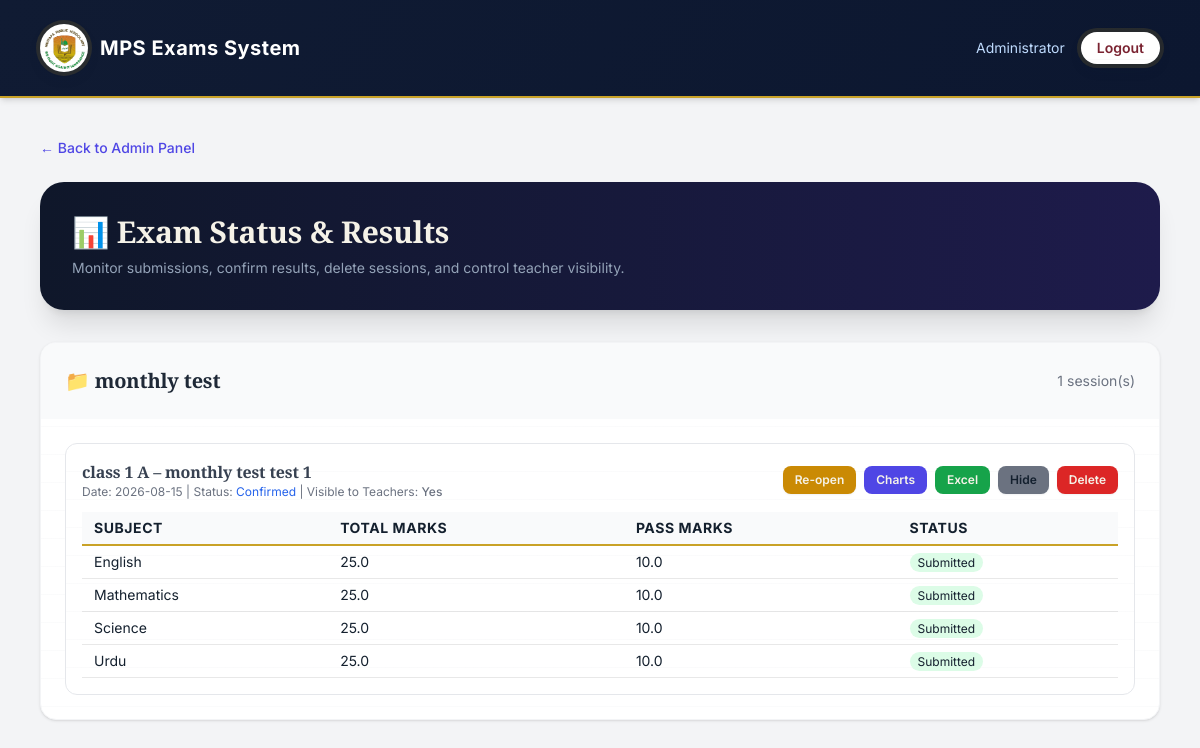
The app's page /admin/exam-status (signed in) with its own data.
### tables this page shows
CREATE TABLE exam_sessions (
            id INTEGER PRIMARY KEY AUTOINCREMENT,
            class_id INTEGER NOT NULL,
            test_type_id INTEGER NOT NULL,
            test_number TEXT NOT NULL,
            conduct_date TEXT NOT NULL,
            syllabus TEXT NOT NULL DEFAULT '',
            status TEXT NOT NULL DEFAULT 'open',
            created_at TEXT NOT NULL DEFAULT (datetime('now')), is_visible INTEGER NOT NULL DEFAULT 1,
            FOREIGN KEY (class_id) REFERENCES classes(id),
            FOREIGN KEY (test_type_id) REFERENCES test_types(id)
        );

CREATE TABLE test_types (
            id INTEGER PRIMARY KEY AUTOINCREMENT,
            name TEXT UNIQUE NOT NULL
        );

CREATE TABLE classes (
            id INTEGER PRIMARY KEY AUTOINCREMENT,
            name TEXT UNIQUE NOT NULL
        );

CREATE TABLE exam_session_subjects (
            id INTEGER PRIMARY KEY AUTOINCREMENT,
            session_id INTEGER NOT NULL,
            subject_id INTEGER NOT NULL,
            teacher_email TEXT NOT NULL DEFAULT '',
            total_marks REAL NOT NULL,
            passing_marks REAL NOT NULL DEFAULT 0,
            submitted INTEGER NOT NULL DEFAULT 0, syllabus TEXT DEFAULT '',
            FOREIGN KEY (session_id) REFERENCES exam_sessions(id),
            FOREIGN KEY (subject_id) REFERENCES subjects(id)
        );

CREATE TABLE subjects (
            id INTEGER PRIMARY KEY AUTOINCREMENT,
            name TEXT UNIQUE NOT NULL
        , default_total_marks REAL DEFAULT 25, default_passing_marks REAL DEFAULT 10, default_direction TEXT DEFAULT 'auto');

### routers/admin.py (the view)
@router.get("/admin/exam-status", response_class=HTMLResponse)
def admin_exam_status(request: Request):
    user = require_admin(request)
    conn = get_db()
    session_rows = conn.execute("""
        SELECT es.*, c.name as class_name, tt.name as test_type_name
        FROM exam_sessions es
        JOIN classes c ON c.id = es.class_id
        JOIN test_types tt ON tt.id = es.test_type_id
        ORDER BY es.conduct_date DESC
    """).fetchall()
    sessions = []
    for sess in session_rows:
        subjects = conn.execute("""
            SELECT ess.*, s.name as subject_name
            FROM exam_session_subjects ess
            JOIN subjects s ON s.id = ess.subject_id
            WHERE ess.session_id = ?
        """, (sess["id"],)).fetchall()
        sess_dict = dict(sess)
        sess_dict["subjects"] = [dict(s) for s in subjects]
        sessions.append(sess_dict)
    conn.close()
    return templates.TemplateResponse("admin_exam_status.html", {
        "request": request,
        "user": user,
        "sessions": sessions,
    })

### templates/admin_exam_status.html (shortened to what this page needs)
{% extends "base.html" %}
{% block main_class %}max-w-6xl mx-auto px-4 py-10{% endblock %}
{% block content %}
<div class="mb-6">
  <a href="/admin" class="text-indigo-600 text-sm hover:underline flex items-center gap-1 font-medium">← Back to Admin Panel</a>
</div>
<div class="mb-8 bg-gradient-to-r from-slate-900 to-indigo-950 rounded-3xl p-8 shadow-xl text-white">
  <h1 class="text-3xl font-extrabold">📊 Exam Status & Results</h1>
  <p class="text-slate-400 text-sm mt-2">Monitor submissions, confirm results, delete sessions, and control teacher visibility.</p>
</div>
{% set msg = request.query_params.get("msg") %}
{% set grouped = {} %}
{% for session in sessions %}
  {% set type = session.test_type_name %}
  {% if type not in grouped %}
    {% set _ = grouped.update({type: []}) %}
  {% endif %}
  {% set _ = grouped[type].append(session) %}
{% endfor %}
{% for type, session_list in grouped.items() %}
<div class="bg-white rounded-2xl shadow mb-6 overflow-hidden border border-gray-100">
  <div class="flex justify-between items-center p-6 bg-gray-50 cursor-pointer" onclick="this.parentElement.querySelector('.accordion-body').classList.toggle('hidden')">
    <h2 class="text-xl font-bold text-gray-800">📁 {{ type }}</h2>
    <span class="text-sm text-gray-500">{{ session_list|length }} session(s)</span>
  </div>
  <div class="accordion-body p-6">
    {% for session in session_list %}
    <div class="border border-gray-200 rounded-xl p-4 mb-4 last:mb-0 bg-white">
      <div class="flex flex-wrap justify-between items-center gap-3 mb-3">
        <div>
          <h3 class="font-semibold text-gray-700">{{ session.class_name }} – {{ session.test_type_name }} {{ session.test_number }}</h3>
          <p class="text-xs text-gray-500">Date: {{ session.conduct_date }} | Status:
            {% if session.status == 'open' %}<span class="text-green-600">Open</span>
            {% elif session.status == 'confirmed' %}<span class="text-blue-600">Confirmed</span>
            {% else %}<span>{{ session.status }}</span>{% endif %}
            | Visible to Teachers:
            <span class="font-medium">{{ 'Yes' if session.is_visible else 'No' }}</span>
          </p>
        </div>
        <div class="flex flex-wrap gap-2">
          {% if session.status == 'open' %}
          <form method="post" action="/admin/exam-status/confirm/{{ session.id }}">
            <button class="bg-blue-600 hover:bg-blue-700 text-white text-xs font-semibold px-3 py-1.5 rounded-lg">Confirm</button>
          </form>
          {% else %}
          <form method="post" action="/admin/exam-status/reopen/{{ session.id }}">
            <button class="bg-yellow-600 hover:bg-yellow-700 text-white text-xs font-semibold px-3 py-1.5 rounded-lg">Re-open</button>
          </form>
          {% endif %}
          <a href="/admin/exam-session/{{ session.id }}/charts" class="bg-indigo-600 hover:bg-indigo-700 text-white text-xs font-semibold px-3 py-1.5 rounded-lg">Charts</a>
          <a href="/admin/exam-session/{{ session.id }}/export" class="bg-green-600 hover:bg-green-700 text-white text-xs font-semibold px-3 py-1.5 rounded-lg">Excel</a>
          <form method="post" action="/admin/exam-session/{{ session.id }}/toggle-visibility" class="inline">
            <button type="submit" class="bg-gray-500 hover:bg-gray-600 text-white text-xs font-semibold px-3 py-1.5 rounded-lg">
              {{ 'Hide' if session.is_visible else 'Show' }}
            </button>
          </form>
          <form method="post" action="/admin/exam-session/{{ session.id }}/delete" onsubmit="return confirm('Permanently delete this session and all related marks?');">
            <button type="submit" class="bg-red-600 hover:bg-red-700 text-white text-xs font-semibold px-3 py-1.5 rounded-lg">Delete</button>
          </form>
        </div>
      </div>
      <table class="min-w-full text-sm">
        <thead class="bg-gray-50">
          <tr>
            <th class="px-3 py-1.5 text-left">Subject</th>
            <th class="px-3 py-1.5 text-left">Total Marks</th>
            <th class="px-3 py-1.5 text-left">Pass Marks</th>
            <th class="px-3 py-1.5 text-left">Status</th>
          </tr>
        </thead>
        <tbody>
          {% for subj in session.subjects %}
          <tr class="border-t">
            <td class="px-3 py-1.5">{{ subj.subject_name }}</td>
            <td class="px-3 py-1.5">{{ subj.total_marks }}</td>
            <td class="px-3 py-1.5">{{ subj.passing_marks }}</td>
            <td class="px-3 py-1.5">
              {% if subj.submitted %}
              <span class="bg-green-100 text-green-700 text-xs px-2 py-0.5 rounded-full">Submitted</span>
              {% else %}
              <span class="bg-yellow-100 text-yellow-700 text-xs px-2 py-0.5 rounded-full">Pending</span>
              {% endif %}
            </td>
          </tr>
          {% endfor %}
        </tbody>
      </table>
    </div>
    {% endfor %}
  </div>
</div>
{% endfor %}
{% endblock %}

### templates/base.html (style rules this page uses)
body { font-family: 'Inter', sans-serif; }

### records on screen
exam_sessions: name "monthly test", session_list "1", class_name "class 1 A", test_type_name "monthly test", test_number "test 1", conduct_date "2026-08-15", status "Confirmed", is_visible "Yes", is_visible "Hide"
exam_session_subjects: subject_name "English", total_marks "25.0", passing_marks "10.0", submitted "Submitted"
exam_session_subjects: subject_name "Mathematics", total_marks "25.0", passing_marks "10.0", submitted "Submitted"
exam_session_subjects: subject_name "Science", total_marks "25.0", passing_marks "10.0", submitted "Submitted"
exam_session_subjects: subject_name "Urdu", total_marks "25.0", passing_marks "10.0", submitted "Submitted"

### other values on screen
{{ user.full_name }} "Administrator"
